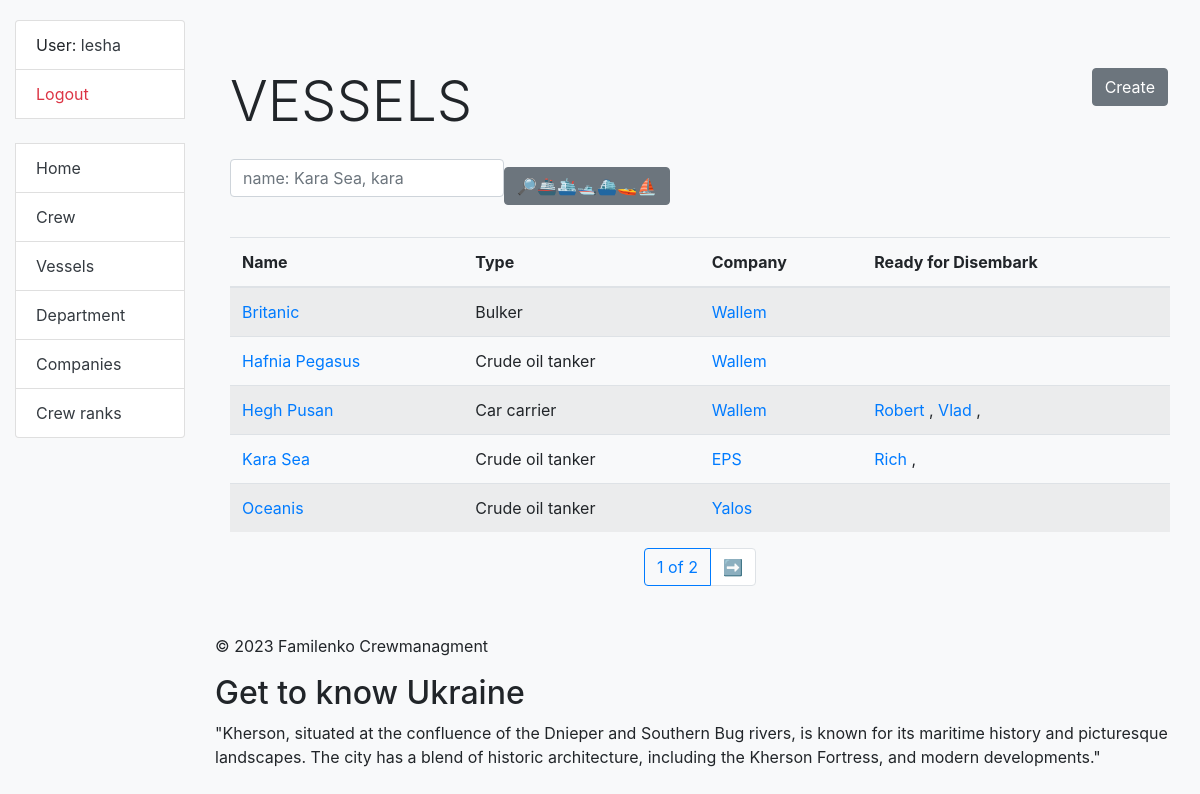
/vessels/ (signed in), run on the app's committed database.
### crewing/models.py (models this page shows, shortened)
class Crew(AbstractUser):
    position = models.ForeignKey(Position, on_delete=models.CASCADE, related_name='sailors', null=True, blank=True)
    salary = models.IntegerField(null=True, blank=True)
    date_of_birth = models.DateField(null=True, blank=True)
    date_of_joining = models.DateField(null=True, blank=True)
    date_of_leaving = models.DateField(null=True, blank=True)
    vessel_type = models.ManyToManyField(VesselType, related_name='sailors')
    vessel = models.ForeignKey('Vessel', on_delete=models.DO_NOTHING, related_name='sailors', null=True, blank=True)
    class Meta:
        verbose_name_plural = "sailors"
        verbose_name = "sailor"
        ordering = ["-position"]
    def get_absolute_url(self):
        return reverse("crewing:crew-detail", kwargs={"pk": self.pk})

class Vessel(models.Model):
    name = models.CharField(max_length=50)
    IMO_number = models.IntegerField(unique=True)
    vessel_type = models.ForeignKey(VesselType, on_delete=models.CASCADE, related_name='vessels')
    company = models.ForeignKey('Company', on_delete=models.CASCADE, related_name='vessels')
    class Meta:
        verbose_name_plural = "vessels"
        verbose_name = "vessel"
        ordering = ["name"]
    def get_absolute_url(self):
        return reverse("crewing:vessel-detail", kwargs={"pk": self.pk})

class VesselType(models.Model):
    name = models.CharField(max_length=50, unique=True)
    description = models.TextField(blank=True, null=True)
    def __str__(self):
        return self.name
    class Meta:
        verbose_name = "vessel_type"
        verbose_name_plural = "vessel_types"
        ordering = ["name"]

class Company(models.Model):
    name = models.CharField(max_length=50)
    country = models.CharField(max_length=50)
    description = models.TextField(blank=True, null=True)
    class Meta:
        verbose_name_plural = "companies"
        verbose_name = "company"
        ordering = ["name"]
    def __str__(self):
        return self.name
    def get_absolute_url(self):
        return reverse("crewing:company-detail", kwargs={"pk": self.pk})

### crewing/views.py (the view)
# urls.py: path("vessels/", VesselListView.as_view(), name="vessel-list"),
class VesselListView(LoginRequiredMixin, generic.ListView):
    model = Vessel
    context_object_name = "vessel_list"
    template_name = "crewing/vessel/list.html"
    paginate_by = 5
    def get_context_data(self, **kwargs):
        context = super().get_context_data(**kwargs)
        one_month_ago = datetime.now() - timedelta(days=30)
        sailors_leaving_soon = Crew.objects.filter(date_of_leaving__lte=one_month_ago)
        context["sailors_leaving_soon"] = sailors_leaving_soon
        placeholder_vessel = self.request.GET.get("vessel")
        context["search_form"] = VesselSearchForm(
            initial={
                "vessel": placeholder_vessel,
            })
        return context
    def get_queryset(self):
        queryset = Vessel.objects.all()
        search_form = VesselSearchForm(self.request.GET)
        if search_form.is_valid():
            queryset = search_form.filter_queryset(queryset)
        return queryset

### crewing/forms.py
class VesselSearchForm(forms.Form):
    example_name = [
        "Kara Sea, kara",
        "Pine 5, pine, 5",
        "Hoegh Pusan, hoegh, pusan",
    ]
    def __init__(self, *args, **kwargs):
        super(VesselSearchForm, self).__init__(*args, **kwargs)
        self.fields["name"].widget.attrs["placeholder"] = f"name: {random.choice(self.example_name)}"
    name = forms.CharField(
        max_length=255,
        required=False,
        label="",
        widget=forms.TextInput(),
    )
    def filter_queryset(self, queryset):
        name = self.cleaned_data.get("name")
        if name:
            queryset = queryset.filter(name__icontains=name)
        return queryset

### crewing/context_processors.py (called while the page is built)
def get_interesting_fact(request: HttpRequest) -> dict:
    with open("crewing/data_for_footer.json", "r") as f:
        history_data = f.read().split("\n")
    history = random.choice(history_data)
    return {"history": history}

### crewing/templatetags/query_transform.py (called while the page is built)
@register.simple_tag
def query_transform(request, **kwargs):
    updated = request.GET.copy()
    for key, value in kwargs.items():
        if value is not None:
            updated[key] = value
        else:
            updated.pop(key, 0)
    return updated. urlencode()

### templates/crewing/vessel/list.html
{% extends "base.html" %}
{% load crispy_forms_filters %}
{% block content %}
  <div class="container mt-5">
    <h1 class="display-4 mb-4">
      VESSELS
      <a href="{% url 'crewing:vessel-create' %}" class="btn btn-secondary link-to-page">
        Create
      </a>
    </h1>
    <form action="" method="get" class="form-inline mb-4">
      {{ search_form|crispy }}
      <button class="btn btn-secondary" type="submit">🔎🚢🛳🛥⛴🚤⛵️</button>
    </form>
    {% if vessel_list %}
      <div class="table-responsive">
        <table class="table table-striped">
          <thead>
            <tr>
              <th>Name</th>
              <th>Type</th>
              <th>Company</th>
              <th>Ready for Disembark</th>
            </tr>
          </thead>
          <tbody>
            {% for vessel in vessel_list %}
              <tr>
                <td><a href="{{ vessel.get_absolute_url }}">{{ vessel.name }}</a></td>
                <td>{{ vessel.vessel_type }}</td>
                <td><a href="{{ vessel.company.get_absolute_url }}">{{ vessel.company }}</a></td>
                <td>
                  {% if sailors_leaving_soon %}
                    {% for sailor in sailors_leaving_soon %}
                      {% if sailor.vessel == vessel %}
                        <a href="{{ sailor.get_absolute_url }}">{{ sailor.username }}{% if user == sailor %} (Me){% endif %}</a>
                        {% if not forloop.last %}, {% endif %}
                      {% endif %}
                    {% endfor %}
                  {% else %}
                    No sailors leaving soon.
                  {% endif %}
                </td>
              </tr>
            {% endfor %}
          </tbody>
        </table>
      </div>
    {% else %}
      <p class="lead">There are no vessels in the fleet.</p>
    {% endif %}
  </div>
{% endblock %}

### templates/includes/sidebar.html
<ul class="sidebar-nav list-group bg-light">
  {% if user.is_authenticated %}
    <li class="list-group-item">User: <a href="{{ user.get_absolute_url }}" class="text-dark">{{ user.get_username }}</a></li>
    <li class="list-group-item"><a href="{% url 'logout'%}?next={{request.path}}" class="text-danger">Logout</a></li>
  {% else %}
    <li class="list-group-item"><a href="{% url 'login'%}?next={{request.path}}" class="text-primary">Login</a></li>
  {% endif %}
  <br>
  <li class="list-group-item"><a href="{% url 'crewing:index' %}" class="text-dark">Home</a></li>
  <li class="list-group-item"><a href="{% url 'crewing:crew-list' %}" class="text-dark">Crew</a></li>
  <li class="list-group-item"><a href="{% url 'crewing:vessel-list' %}" class="text-dark">Vessels</a></li>
  <li class="list-group-item"><a href="{% url 'crewing:vessel-type-list' %}" class="text-dark">Department</a></li>
  <li class="list-group-item"><a href="{% url 'crewing:company-list' %}" class="text-dark">Companies</a></li>
  <li class="list-group-item"><a href="{% url 'crewing:position-list' %}" class="text-dark">Crew ranks</a></li>
</ul>

### static/css/styles.css (style rules this page uses)
body { margin-top: 20px; }
.link-to-page { float: right; margin: 0 2px 0 2px; }

### data on the page
Crew: get_username "lesha"
Vessel: name "Britanic", vessel_type "Bulker", company "Wallem"
Vessel: name "Hafnia Pegasus", vessel_type "Crude oil tanker", company "Wallem"
Vessel: name "Hegh Pusan", vessel_type "Car carrier", company "Wallem"
Crew: username "Robert"
Crew: username "Vlad"
Vessel: name "Kara Sea", vessel_type "Crude oil tanker", company "EPS"
Crew: username "Rich"
Vessel: name "Oceanis", vessel_type "Crude oil tanker", company "Yalos"

### other printed values
{{ page_obj.number }} "1"
{{ paginator.num_pages }} "2"
